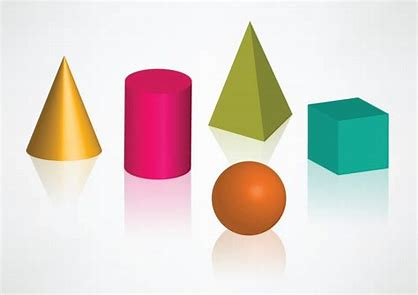
#> input picture opencv/resources/geometry.jpg, 418 x 295 px
$ python add_method.py
#> lines starting #> are read from the running program, lines starting #| are printed output that depends on the picture
import cv2 as cv

img1 = cv.imread('resources/geometry.jpg')
#> img1 is the input picture: shape (295, 418, 3); mean B, G, R 207.7, 213.8, 222.8
img2 = cv.imread('resources/warp.png')
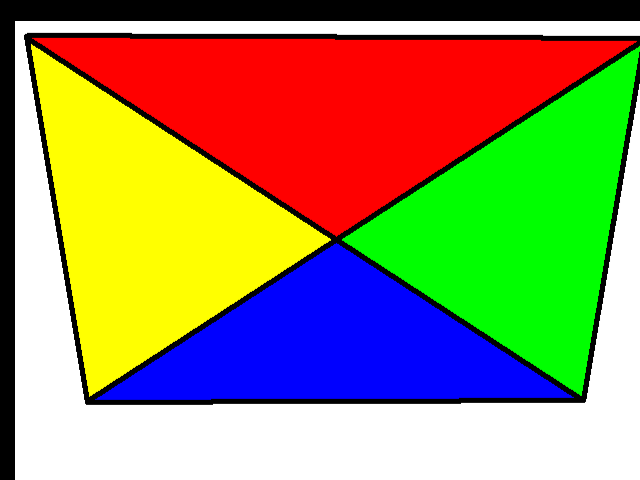
#> input picture opencv/resources/warp.png, 640 x 480 px
#> img2 is the input picture: shape (480, 640, 3); mean B, G, R 96.9, 144, 154.8

img1 = cv.resize(img1,(320,320))
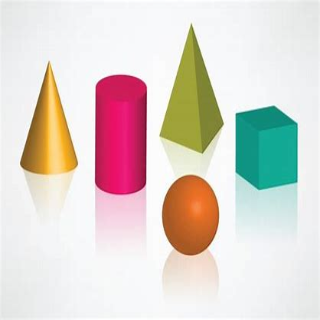
#> img1: shape (320, 320, 3); mean B, G, R 207.6, 213.8, 222.8
img2 = cv.resize(img2,(320,320))
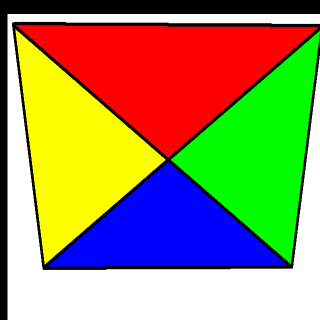
#> img2: shape (320, 320, 3); mean B, G, R 96.9, 144, 154.8


img3 = cv.add(img1,img2)
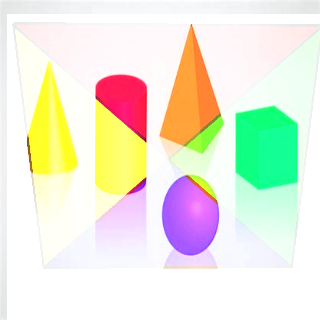
#> img3: shape (320, 320, 3); mean B, G, R 219.8, 236.5, 236.8
img4 = cv.addWeighted(img1,0.3,img2,0.7,0)
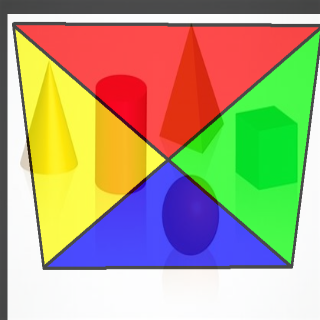
#> img4: shape (320, 320, 3); mean B, G, R 130.1, 164.9, 175.2

cv.imshow('Image1',img1)
cv.imshow('Image2',img2)
cv.imshow('Added Image',img3)
cv.waitKey(0)
cv.destroyAllWindows()
